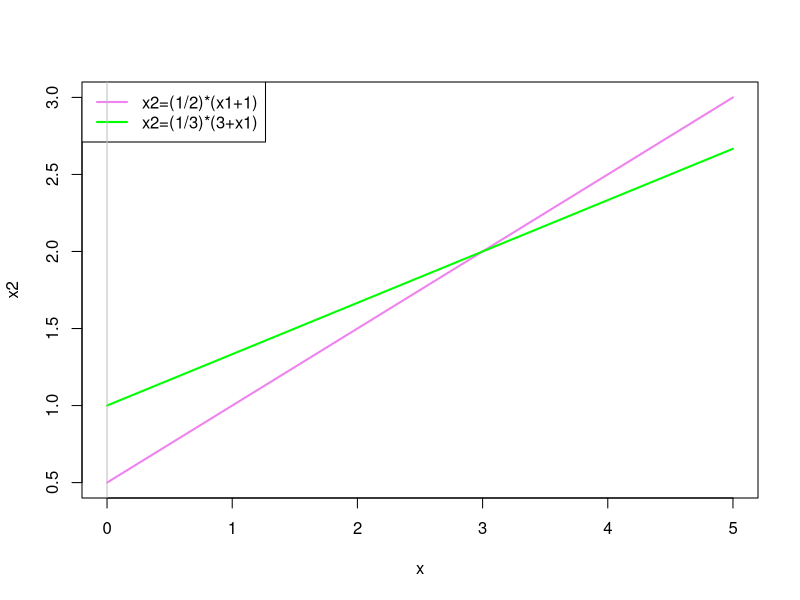
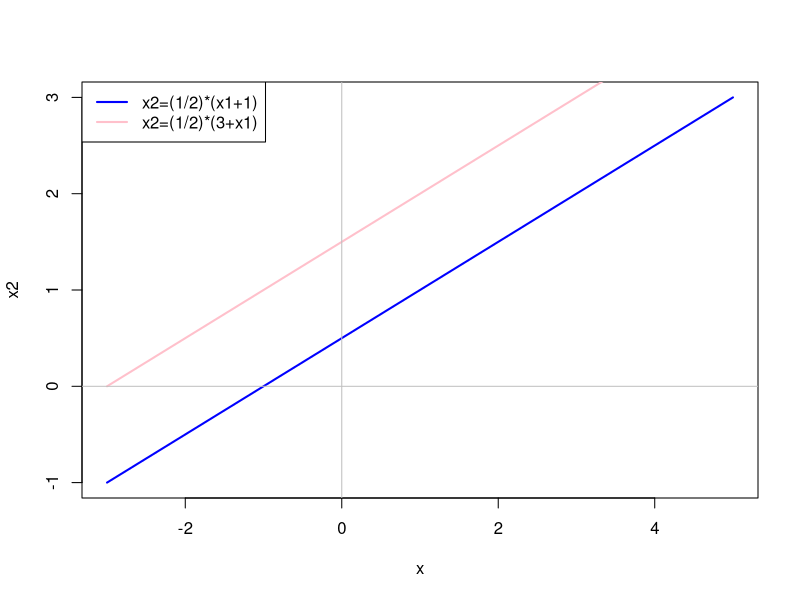
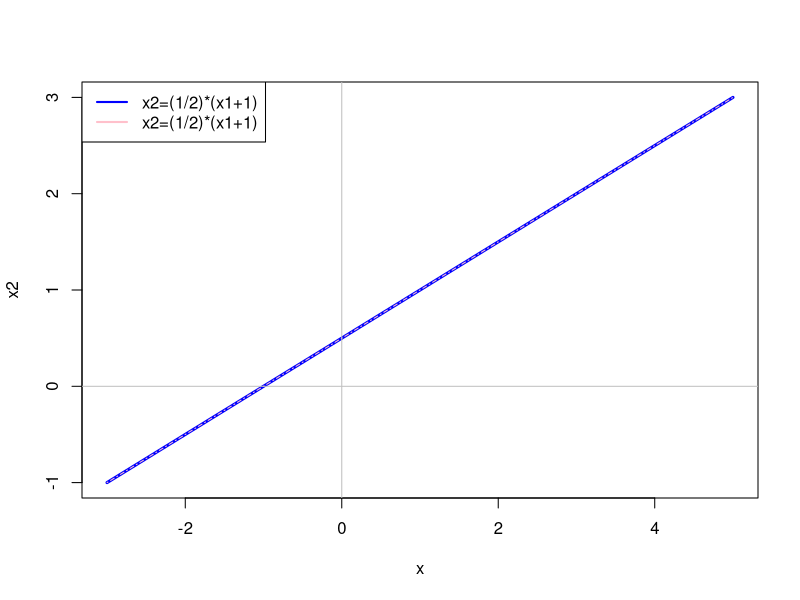
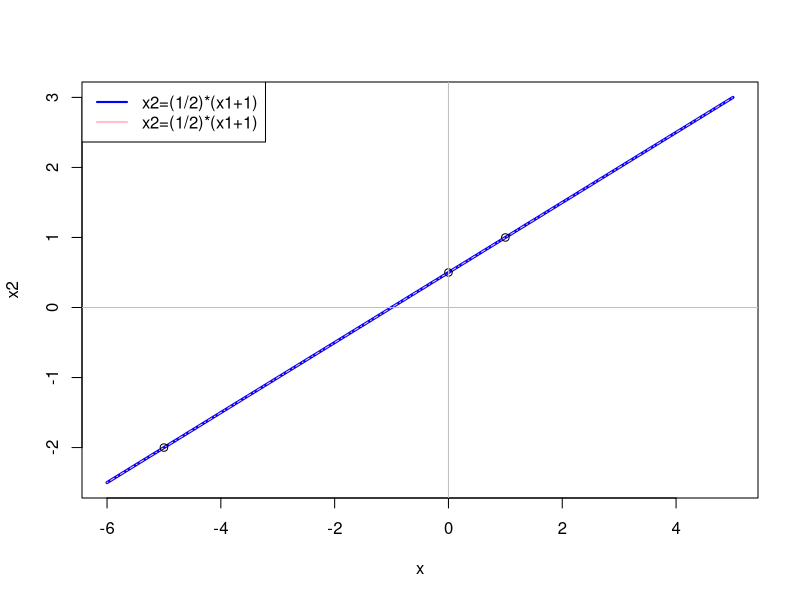
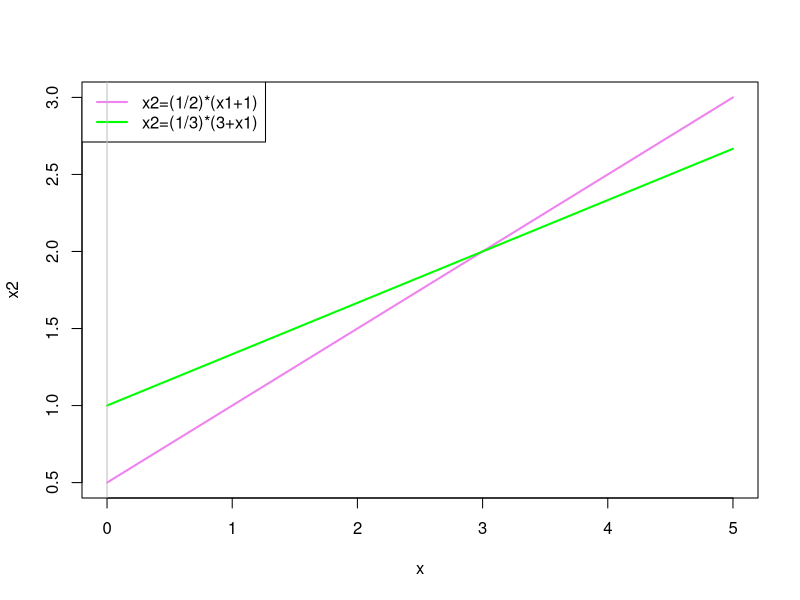
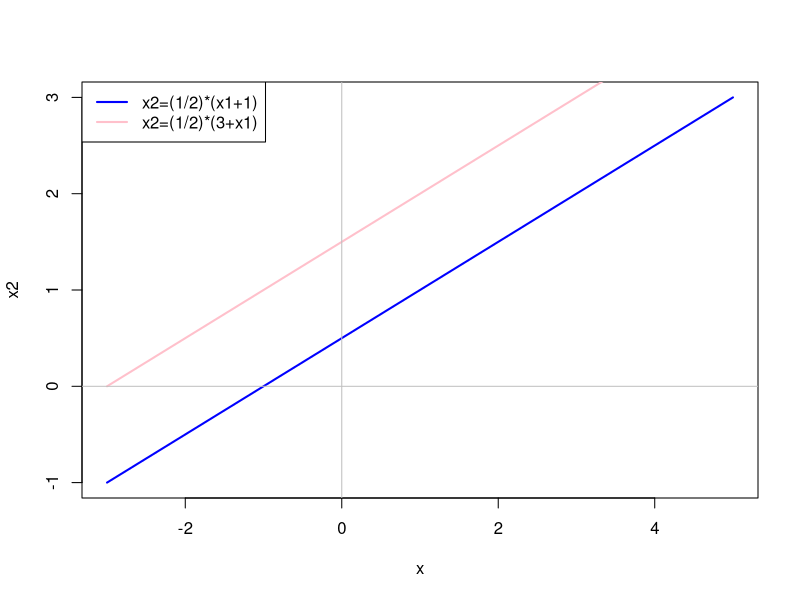
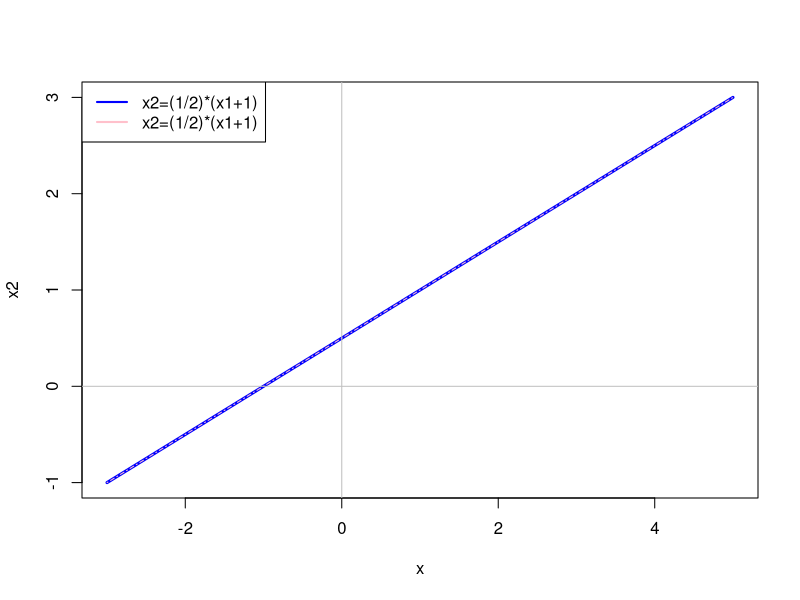
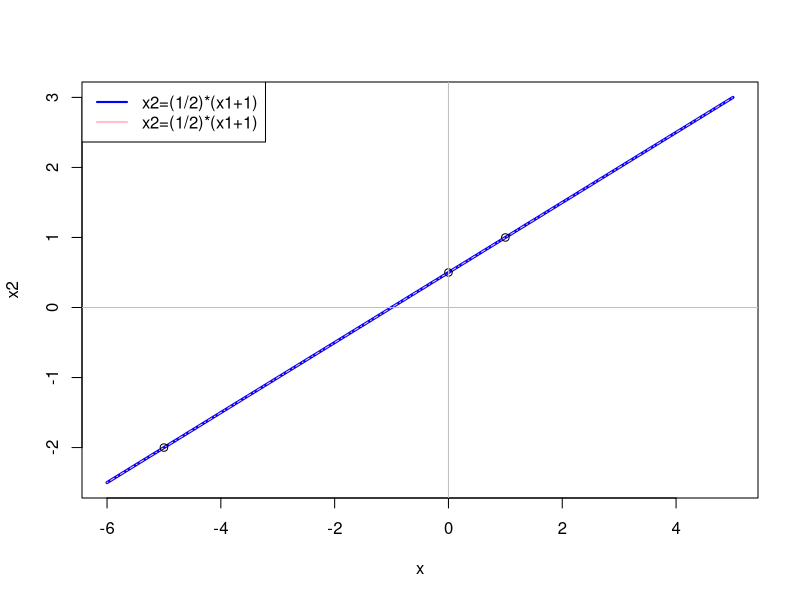

Generate these figures, in order, with R:
## ---- chunk 1
2*5-6.5+1.5*3
## ---- chunk 2
5-4*3
## ---- chunk 3
curve((1/2)*(x+1), from = 0, to = 5, col = "violet", lwd = 2, ylab = "x2")
curve((1/3)*(3+x), col = "green", add = TRUE, lwd = 2)
legend("topleft",
legend=c("x2=(1/2)*(x1+1)","x2=(1/3)*(3+x1)"),
col=c("violet","green"),
lty=1,lwd=2)
abline(h=0, v=0, col="gray")
## ---- chunk 4
curve((1/2)*(x+1), from = -3, to = 5, col = "blue", lwd = 2, ylab = "x2")
curve((1/2)*(3+x), col = "pink", add = TRUE, lwd = 2)
legend("topleft",
legend=c("x2=(1/2)*(x1+1)","x2=(1/2)*(3+x1)"),
col=c("blue","pink"),
lty=1,lwd=2)
abline(h=0, v=0, col="gray")
## ---- chunk 5
curve((1/2)*(x+1), from = -3, to = 5, col = "blue", lwd = 3, ylab = "x2")
curve((1/2)*(x+1), col = "pink", add = TRUE, lwd = 1, lty = 4)
legend("topleft",
legend=c("x2=(1/2)*(x1+1)","x2=(1/2)*(x1+1)"),
col=c("blue","pink"),
lty=1,lwd=2)
abline(h=0, v=0, col="gray")
## ---- chunk 6
curve((1/2)*(x+1), from = -6, to = 5, col = "blue", lwd = 3, ylab = "x2")
curve((1/2)*(x+1), col = "pink", add = TRUE, lwd = 1, lty = 4)
legend("topleft",
legend=c("x2=(1/2)*(x1+1)","x2=(1/2)*(x1+1)"),
col=c("blue","pink"),
lty=1,lwd=2)
points(0,0.5)
points(1,1)
points(-5,-2)
abline(h=0, v=0, col="gray")
## ---- chunk 7
m <- rbind(c(2,4,6),c(4,5,6),c(3,1,-2))
m
## ---- chunk 8
b <- c(18,24,4)
b
## ---- chunk 9
solve(m,b)
## ---- chunk 10
#m1 <- rbind(c(2,4,6),c(4,5,6),c(2,7,12))
#b1 <- c(18,24,30)
#solve(m1,b1)
## ---- chunk 11
#m2 <- rbind(c(0,2,3),c(2,-6,7),c(1,-2,5))
#b2 <- c(4,15,10)
#solve(m2,b2)
## ---- chunk 12
2*5-6.5+1.5*3
## ---- chunk 13
5-4*3
## ---- chunk 14
curve((1/2)*(x+1), from = 0, to = 5, col = "violet", lwd = 2, ylab = "x2")
curve((1/3)*(3+x), col = "green", add = TRUE, lwd = 2)
legend("topleft",
legend=c("x2=(1/2)*(x1+1)","x2=(1/3)*(3+x1)"),
col=c("violet","green"),
lty=1,lwd=2)
abline(h=0, v=0, col="gray")
## ---- chunk 15
curve((1/2)*(x+1), from = -3, to = 5, col = "blue", lwd = 2, ylab = "x2")
curve((1/2)*(3+x), col = "pink", add = TRUE, lwd = 2)
legend("topleft",
legend=c("x2=(1/2)*(x1+1)","x2=(1/2)*(3+x1)"),
col=c("blue","pink"),
lty=1,lwd=2)
abline(h=0, v=0, col="gray")
## ---- chunk 16
curve((1/2)*(x+1), from = -3, to = 5, col = "blue", lwd = 3, ylab = "x2")
curve((1/2)*(x+1), col = "pink", add = TRUE, lwd = 1, lty = 4)
legend("topleft",
legend=c("x2=(1/2)*(x1+1)","x2=(1/2)*(x1+1)"),
col=c("blue","pink"),
lty=1,lwd=2)
abline(h=0, v=0, col="gray")
## ---- chunk 17
curve((1/2)*(x+1), from = -6, to = 5, col = "blue", lwd = 3, ylab = "x2")
curve((1/2)*(x+1), col = "pink", add = TRUE, lwd = 1, lty = 4)
legend("topleft",
legend=c("x2=(1/2)*(x1+1)","x2=(1/2)*(x1+1)"),
col=c("blue","pink"),
lty=1,lwd=2)
points(0,0.5)
points(1,1)
points(-5,-2)
abline(h=0, v=0, col="gray")
